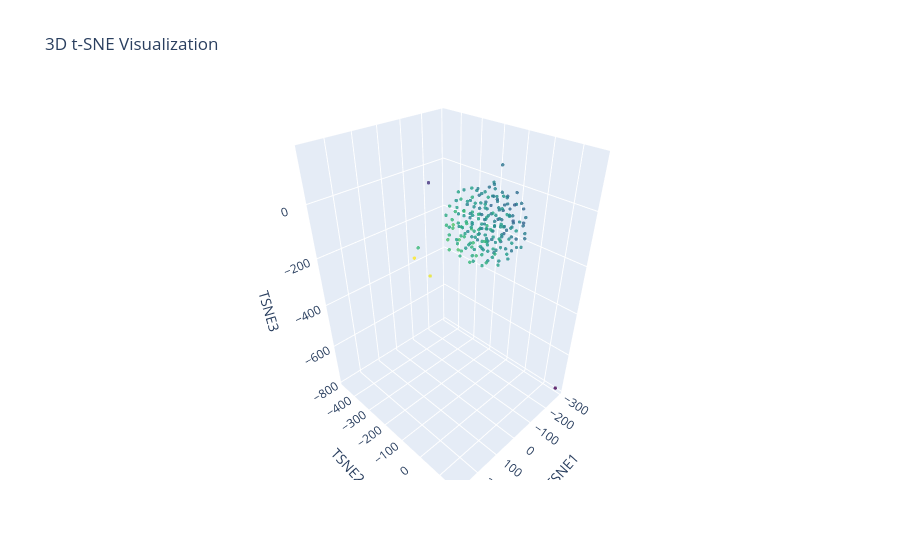

Notebook source saved alongside this figure:
### Code cell
# Example: Display index and TSNE values
tsneDf['hovertext'] = "Sample " + tsneDf.index.astype(str) + \
                       "<br>TSNE1: " + tsneDf['TSNE1'].round(2).astype(str) + \
                       "<br>TSNE2: " + tsneDf['TSNE2'].round(2).astype(str) + \
                       "<br>TSNE3: " + tsneDf['TSNE3'].round(2).astype(str)


fig = px.scatter_3d(
    tsneDf, 
    x='TSNE1', 
    y='TSNE2', 
    z='TSNE3',
    title="3D t-SNE Visualization",
    labels={'TSNE1': 'TSNE1', 'TSNE2': 'TSNE2', 'TSNE3': 'TSNE3'}
)

# Customize marker properties using update_traces
fig.update_traces(
    marker=dict(
        size=2,               # Set marker size
        color=tsneDf['TSNE1'],  # Color based on TSNE1 values
        colorscale='Viridis',  # Choose a colorscale (optional)
        opacity=0.8            # Set marker opacity
    ),
    hovertext= tsneDf['hovertext'],  # Add custom hovertext
    hovertemplate="<b>%{hovertext}</b><br><br>" +
                  "TSNE1: %{x}<br>" +
                  "TSNE2: %{y}<br>" +
                  "TSNE3: %{z}<extra></extra>", 
    selector=dict(mode='markers')  # Ensure only markers are selected
)
# fig.update_traces(marker=dict(size=2), selector=dict(mode='markers'))
fig.show()

### Figure 1 — Plotly figure (JSON) as saved in the notebook; plotly's stock layout.template omitted (floating-point values rounded to 4 significant figures; data arrays with more than 128 entries replaced by an {"elided": "..."} marker saying what was removed)
{"data": [{"hovertemplate": "<b>%{hovertext}</b><br><br>TSNE1: %{x}<br>TSNE2: %{y}<br>TSNE3: %{z}<extra></extra>", "hovertext": {"elided": "201 str values"}, "legendgroup": "", "marker": {"color": {"elided": "201 float values"}, "colorscale": [[0, "#440154"], [0.1111, "#482878"], [0.2222, "#3e4989"], [0.3333, "#31688e"], [0.4444, "#26828e"], [0.5556, "#1f9e89"], [0.6667, "#35b779"], [0.7778, "#6ece58"], [0.8889, "#b5de2b"], [1, "#fde725"]], "opacity": 0.8, "size": 2, "symbol": "circle"}, "mode": "markers", "name": "", "scene": "scene", "showlegend": false, "type": "scatter3d", "x": {"elided": "201 float values"}, "y": {"elided": "201 float values"}, "z": {"elided": "201 float values"}}], "layout": {"legend": {"tracegroupgap": 0}, "scene": {"domain": {"x": [0, 1], "y": [0, 1]}, "xaxis": {"title": {"text": "TSNE1"}}, "yaxis": {"title": {"text": "TSNE2"}}, "zaxis": {"title": {"text": "TSNE3"}}}, "title": {"text": "3D t-SNE Visualization"}}}
